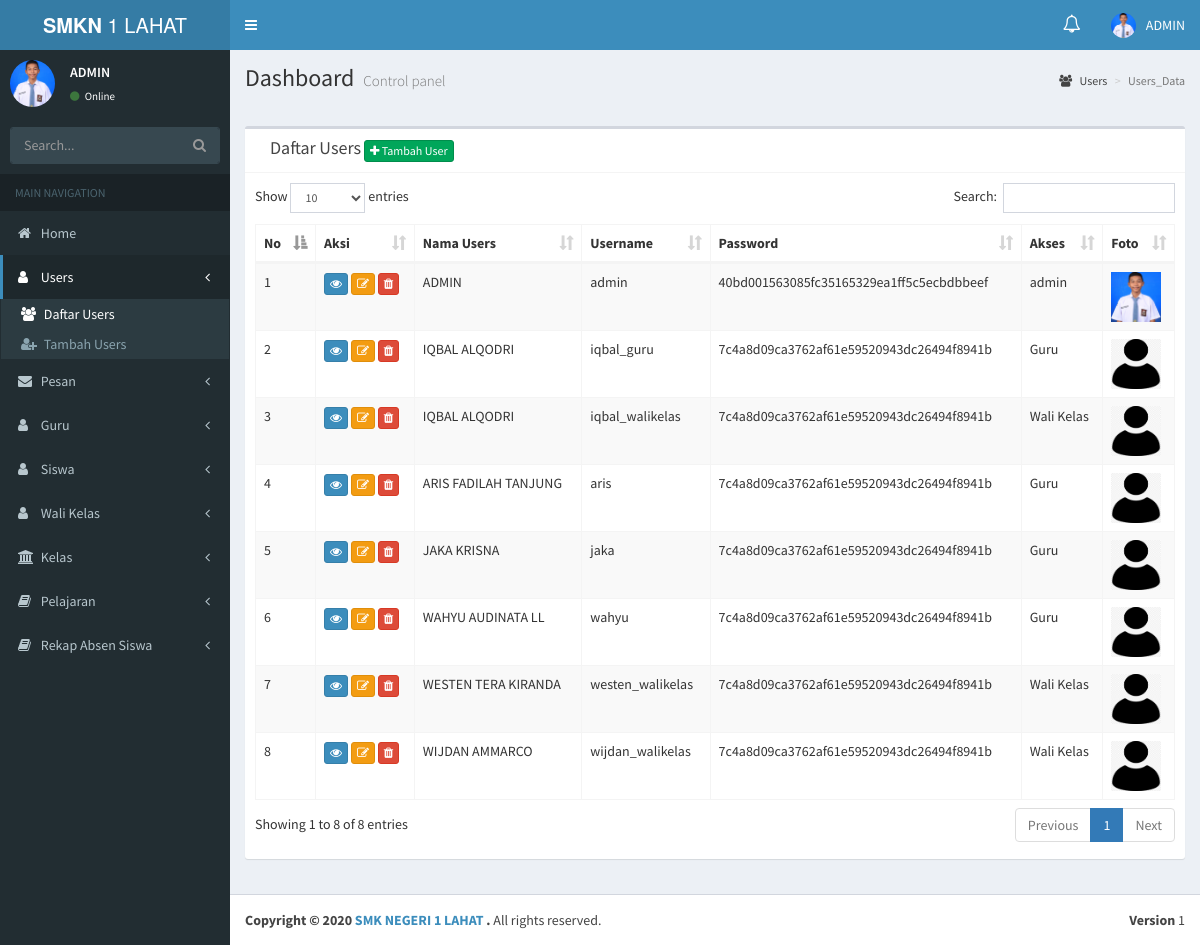
Page /admin_data.php (signed in) on the committed database.
### tables this page shows
CREATE TABLE `as_users` (
  `id_users` int(11) NOT NULL,
  `id_guru` int(11) NOT NULL,
  `id_wali_kelas` int(11) NOT NULL,
  `userFullname` varchar(255) NOT NULL,
  `username` varchar(255) NOT NULL,
  `password` varchar(255) NOT NULL,
  `foto` varchar(255) NOT NULL,
  `id_level` int(11) NOT NULL
);

### admin_data.php (the view, shortened to what this page needs)
<?php include "header.php" ?>
  <aside class="main-sidebar">
    <section class="sidebar">
      <div class="user-panel">
        <div class="pull-left image">
          <?php
 $id_users=$_SESSION['userid'];
          $sql_admin="SELECT * FROM as_users WHERE id_users='$id_users'";
                  $query = mysqli_query($conn,$sql_admin);
                  $id_usersn= mysqli_num_rows($query);
                    if ($id_usersn > 0) {
                              $user = mysqli_fetch_assoc($query);
                            echo "<img src=img/".$user['foto']." class='img-circle' alt='User Image' height = ''>";
                    }?>
        </div>
        <div class="pull-left info">
          <p><?php
              $id_users=$_SESSION['userid'];
          $sql_admin="SELECT * FROM as_users WHERE id_users='$id_users'";
                  $query = mysqli_query($conn,$sql_admin);
                  $id_usersn= mysqli_num_rows($query);
                    if ($id_usersn > 0) {
              $user = mysqli_fetch_assoc($query);
              echo $user['userFullname'];
            }
             ?></p>
          <a href="#"><i class="fa fa-circle text-success"></i> Online</a>
        </div>
      </div>
      <form action="#" method="get" class="sidebar-form">
        <div class="input-group">
          <input type="text" name="q" class="form-control" placeholder="Search...">
          <span class="input-group-btn">
                <button type="submit" name="search" id="search-btn" class="btn btn-flat"><i class="fa fa-search"></i>
                </button>
              </span>
        </div>
      </form>
 <ul class="sidebar-menu" data-widget="tree">
        <li class="header">MAIN NAVIGATION</li>
         <li >
          <a href="home.php">
            <i class="fa fa-home"></i> <span>Home</span>
          </a>
        </li>
<?php if ($_SESSION['akses']== 1){
?>
      <li class="active treeview">
          <a href="#">
            <i class="fa fa-user"></i>
            <span>Users</span>
            <span class="pull-right-container">
              <i class="fa fa-angle-left pull-right"></i>
            </span>
          </a>
          <ul class="treeview-menu">
            <li class="active"><a href="admin_data.php"><i class="fa fa-users"></i> Daftar Users</a></li>
            <li><a href="admin_tambah.php"><i class="fa fa-user-plus"></i> Tambah Users</a></li>
          </ul>
        </li>
         <li class="treeview">
          <a href="#">
            <i class="fa fa-envelope"></i>
            <span>Pesan</span>
            <span class="pull-right-container">
              <i class="fa fa-angle-left pull-right"></i>
            </span>
          </a>
        </li>
              <li class="treeview">
          <a href="#">
            <i class="fa fa-user"></i>
            <span>Guru</span>
            <span class="pull-right-container">
              <i class="fa fa-angle-left pull-right"></i>
            </span>
          </a>
        </li>
      <li class="treeview">
          <a href="#">
            <i class="fa fa-user"></i>
            <span>Siswa</span>
            <span class="pull-right-container">
              <i class="fa fa-angle-left pull-right"></i>
            </span>
          </a>
        </li>
      <li class="treeview">
          <a href="#">
            <i class="fa fa-user"></i>
            <span>Wali Kelas</span>
            <span class="pull-right-container">
              <i class="fa fa-angle-left pull-right"></i>
            </span>
          </a>
        </li>
              <li class="treeview">
          <a href="#">
            <i class="fa fa-university"></i>
            <span>Kelas</span>
            <span class="pull-right-container">
              <i class="fa fa-angle-left pull-right"></i>
            </span>
          </a>
        </li>
      <li class="treeview">
          <a href="#">
            <i class="fa fa-book"></i>
            <span>Pelajaran</span>
            <span class="pull-right-container">
              <i class="fa fa-angle-left pull-right"></i>
            </span>
          </a>
        </li>
      <li class=" treeview">
          <a href="#">
            <i class="fa fa-book "></i>
            <span>Rekap Absen Siswa</span>
            <span class="pull-right-container">
              <i class="fa fa-angle-left pull-right"></i>
            </span>
          </a>
        </li>
      </ul><?php } ?>
    </section>
  </aside>
  <div class="content-wrapper">
    <section class="content-header">
      <h1>
        Dashboard
        <small>Control panel</small>
      </h1>
      <ol class="breadcrumb">
               <li><a href="#"><i class="fa fa-users"></i> Users</a></li>
        <li class="active">Users_Data</li>
      </ol>
    </section>
<br>
  <section class="content">
      <div class="row">
        <div class="col-xs-12">
          <div class="box">
              <div class="box-header with-border">
              <div class="col-md-6">
                <span class="box-title"> Daftar Users </span>
                <a class='btn btn-xs  btn-success' href="admin_tambah.php"><i class ='fa fa-plus'></i> Tambah User </a>
              </div>
            </div>
            <div class="box-body table-responsive no-padding">
            <div class="box-body ">
              <?php
              $sql="SELECT * FROM as_users   ";
              $sql_h=mysqli_query($conn,$sql);
              $tbl= " ";
                 $tbl.= "<table id='example1' class='table table-bordered table-striped'>";
                 $tbl.= "<thead>";
                 $tbl.= "<tr>";
                 $tbl.= "<th '>No</th>";
                 $tbl.= "<th>Aksi</th>";
                 $tbl.= "<th '>Nama Users</th>";
                 $tbl.= "<th '>Username</th>";
                 $tbl.= "<th '>Password</th>";
                 $tbl.= "<th '>Akses</th>";
                 $tbl.= "<th '>Foto</th>";
                 $tbl.= "</tr>";
                 $tbl.= "</thead>";
                 if (mysqli_num_rows($sql_h) > 0) {
                  $nomor = 1;
                   foreach ($sql_h as $key => $value) {
                     $tbl.= "<tr>";
                     $tbl.= "<td>".$nomor."</td>";
                     $tbl.= "<td>
                    <a class='btn btn-xs btn-primary' href='admin_detailta.php?id_users=".$value['id_users']."'><i class='fa fa-eye'></i></a>
                    <a class='btn btn-xs btn-warning' href='admin_edit.php?id_users=".$value['id_users']."'><i class='fa fa-edit'></i></a>
                    <a class='btn btn-xs btn-danger' href='javascript:hapus(".$value['id_users'].")'><i class='fa fa-trash'></i></a></td>";
                     $tbl.= "<td>".$value['userFullname']."</td>";
                     $tbl.= "<td>".$value['username']."</td>";
                     $tbl.= "<td>".$value['password']."</td>";
                     $data = $value['id_level'];
                    if ($data == 1) {
                      $data = "admin";
                    }if ($data==2) {
                     $data = "Guru";
                    }if ($data==3) {
                     $data = "Wali Kelas";
                    }if ($data==4) {
                     $data = "Orang Tua";
                    }if ($data==5) {
                     $data = "Siswa";
                    }
                     $tbl.= "<td>".$data."</td>";
                     $tbl.= "<td> <img src='img/".$value['foto']."' width='50px' height='50px'></td>";
                     $tbl.= "</tr>";
                $nomor++;
           }}
           $tbl.= "</table>";
           print($tbl);
            ?>
            </div>
          </div>
        </div>
      </div>
    </section>
  </div>
<?php include 'footer.php'; ?>

### header.php (shortened to what this page needs)
<?php include "koneksi.php";
 ?>
<!DOCTYPE html>
<html>
<head>
  <link rel="stylesheet" href="bower_components/bootstrap/dist/css/bootstrap.min.css">
  <link rel="stylesheet" href="bower_components/font-awesome/css/font-awesome.min.css">
  <link rel="stylesheet" href="bower_components/Ionicons/css/ionicons.min.css">
  <link rel="stylesheet" href="dist/css/AdminLTE.min.css">
  <link rel="stylesheet" href="plugins/iCheck/all.css">
  <link rel="stylesheet" href="dist/css/skins/_all-skins.min.css">
  <link rel="stylesheet" href="bower_components/morris.js/morris.css">
  <link rel="stylesheet" href="bower_components/jvectormap/jquery-jvectormap.css">
  <link rel="stylesheet" href="bower_components/bootstrap-datepicker/dist/css/bootstrap-datepicker.min.css">
  <link rel="stylesheet" href="bower_components/bootstrap-daterangepicker/daterangepicker.css">
  <link rel="stylesheet" href="plugins/bootstrap-wysihtml5/bootstrap3-wysihtml5.min.css">
   <link rel="stylesheet" href="bower_components/select2/dist/css/select2.min.css">
  <link rel="stylesheet" href="bower_components/datatables.net-bs/css/dataTables.bootstrap.min.css">
  <link rel="stylesheet" href="bower_components/bootstrap-colorpicker/dist/css/bootstrap-colorpicker.min.css">
  <link rel="stylesheet" href="plugins/timepicker/bootstrap-timepicker.min.css">
</head>
<body class="hold-transition skin-blue sidebar-mini">
<div class="wrapper">
  <header class="main-header">
    <a href="home.php" class="logo">
      <span class="logo-lg"><b>SMKN</b> 1 LAHAT</span>
    </a>
    <nav class="navbar navbar-static-top">
      <a href="#" class="sidebar-toggle" data-toggle="push-menu" role="button">
      </a>
      <div class="navbar-custom-menu">
        <ul class="nav navbar-nav">
<?php if ($_SESSION['akses']== 1 or $_SESSION['akses']== 3 ){ ?>
         <li class="dropdown">
       <a href="#" class="dropdown-toggle" data-toggle="dropdown"><span class="label label-pill label-danger count" style="border-radius:10px;"></span> <span class="fa fa-bell-o" style="font-size:18px;"></span></a>
      </li>
<?php } ?>
          <li class="dropdown user user-menu">
            <a href="#" class="dropdown-toggle" data-toggle="dropdown">
                <?php
           $id_users=$_SESSION['userid'];
          $sql_admin="SELECT * FROM as_users WHERE id_users='$id_users'";
                  $query = mysqli_query($conn,$sql_admin);
                  $id_usersn= mysqli_num_rows($query);
                    if ($id_usersn > 0) {
              $user = mysqli_fetch_assoc($query);
             echo "<img src=img/".$user['foto']." class='user-image' alt='User Image'>";
          }
                    ?>
              <span class="hidden-xs">  <?php
              $id_users=$_SESSION['userid'];
          $sql_admin="SELECT * FROM as_users WHERE id_users='$id_users'";
                  $query = mysqli_query($conn,$sql_admin);
                  $id_usersn= mysqli_num_rows($query);
                    if ($id_usersn > 0) {
              $user = mysqli_fetch_assoc($query);
              echo $user['userFullname'];
            }
             ?></span>
            </a>
          </li>
        </ul>
      </div>
    </nav>
  </header>

### footer.php (shortened to what this page needs)
  <footer class="main-footer">
    <div class="pull-right hidden-xs">
      <b>Version</b> 1
    </div>
    <strong>Copyright &copy; 2020 <a href="http://smkn1lahat.sch.id/" target="_blank">SMK NEGERI 1 LAHAT </a>.</strong> All rights
    reserved.
  </footer>
</div>
</body>
</html>

### rows in the picture
as_users: foto (picture), userFullname "ADMIN", username "admin", password "40bd001563085fc35165329ea1ff5c5ecbdbbeef", id_level "admin"
as_users: userFullname "IQBAL ALQODRI", username "iqbal_guru", password "7c4a8d09ca3762af61e59520943dc26494f8941b", id_level "Guru", foto (picture)
as_users: userFullname "IQBAL ALQODRI", username "iqbal_walikelas", password "7c4a8d09ca3762af61e59520943dc26494f8941b", id_level "Wali Kelas", foto (picture)
as_users: userFullname "ARIS FADILAH TANJUNG", username "aris", password "7c4a8d09ca3762af61e59520943dc26494f8941b", id_level "Guru", foto (picture)
as_users: userFullname "JAKA KRISNA", username "jaka", password "7c4a8d09ca3762af61e59520943dc26494f8941b", id_level "Guru", foto (picture)
as_users: userFullname "WAHYU AUDINATA LL", username "wahyu", password "7c4a8d09ca3762af61e59520943dc26494f8941b", id_level "Guru", foto (picture)
as_users: userFullname "WESTEN TERA KIRANDA", username "westen_walikelas", password "7c4a8d09ca3762af61e59520943dc26494f8941b", id_level "Wali Kelas", foto (picture)
as_users: userFullname "WIJDAN AMMARCO", username "wijdan_walikelas", password "7c4a8d09ca3762af61e59520943dc26494f8941b", id_level "Wali Kelas", foto (picture)
